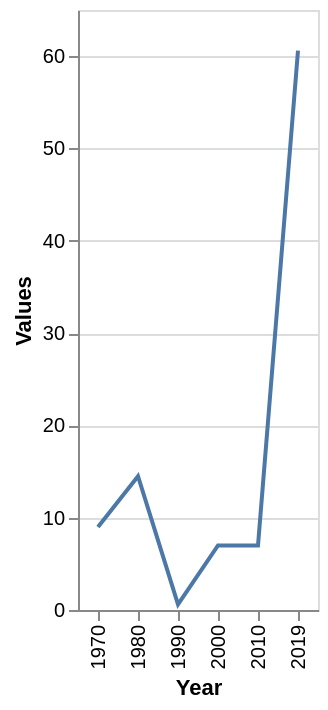

Express this chart as Vega-Lite.
### Vega-Lite specification from a JSON file in a GitHub repository (floating-point values rounded to 4 significant figures)
{"$schema": "https://vega.github.io/schema/vega-lite/v5.json", "description": "Line chart auto-generated from CSV", "data": {"values": [{"Year": "1970", "Values": "9.0"}, {"Year": "1980", "Values": "14.5"}, {"Year": "1990", "Values": "0.6"}, {"Year": "2000", "Values": "7.0"}, {"Year": "2010", "Values": "7.0"}, {"Year": "2019", "Values": "60.6"}]}, "mark": "line", "encoding": {"x": {"field": "Year", "type": "ordinal"}, "y": {"field": "Values", "type": "quantitative"}}}
